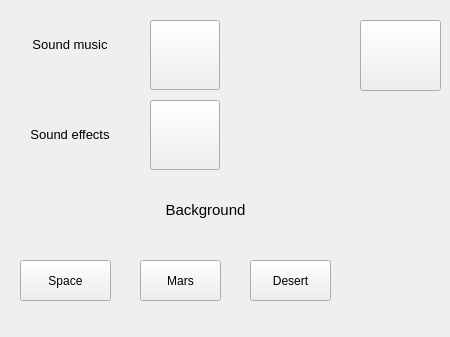
<?xml version="1.0" encoding="UTF-8"?>
<ui version="4.0">
 <class>Settings</class>
 <widget class="QWidget" name="Settings">
  <property name="geometry">
   <rect>
    <x>0</x>
    <y>0</y>
    <width>450</width>
    <height>337</height>
   </rect>
  </property>
  <property name="windowTitle">
   <string>SETTINGS</string>
  </property>
  <widget class="QLabel" name="sound_label">
   <property name="geometry">
    <rect>
     <x>0</x>
     <y>0</y>
     <width>140</width>
     <height>90</height>
    </rect>
   </property>
   <property name="text">
    <string>&lt;html&gt;&lt;head/&gt;&lt;body&gt;&lt;p align=&quot;center&quot;&gt;&lt;span style=&quot; font-size:10pt;&quot;&gt;Sound music&lt;/span&gt;&lt;/p&gt;&lt;/body&gt;&lt;/html&gt;</string>
   </property>
  </widget>
  <widget class="QPushButton" name="sound_bottom">
   <property name="geometry">
    <rect>
     <x>150</x>
     <y>20</y>
     <width>70</width>
     <height>70</height>
    </rect>
   </property>
   <property name="text">
    <string/>
   </property>
  </widget>
  <widget class="QPushButton" name="exit_bottom">
   <property name="geometry">
    <rect>
     <x>360</x>
     <y>20</y>
     <width>81</width>
     <height>71</height>
    </rect>
   </property>
   <property name="text">
    <string/>
   </property>
  </widget>
  <widget class="QLabel" name="Background_label">
   <property name="geometry">
    <rect>
     <x>110</x>
     <y>180</y>
     <width>191</width>
     <height>61</height>
    </rect>
   </property>
   <property name="text">
    <string>&lt;html&gt;&lt;head/&gt;&lt;body&gt;&lt;p align=&quot;center&quot;&gt;&lt;span style=&quot; font-size:11pt;&quot;&gt;Background&lt;/span&gt;&lt;/p&gt;&lt;/body&gt;&lt;/html&gt;</string>
   </property>
  </widget>
  <widget class="QPushButton" name="pushButton">
   <property name="geometry">
    <rect>
     <x>20</x>
     <y>260</y>
     <width>91</width>
     <height>41</height>
    </rect>
   </property>
   <property name="text">
    <string>Space</string>
   </property>
  </widget>
  <widget class="QPushButton" name="pushButton_2">
   <property name="geometry">
    <rect>
     <x>140</x>
     <y>260</y>
     <width>81</width>
     <height>41</height>
    </rect>
   </property>
   <property name="text">
    <string>Mars</string>
   </property>
  </widget>
  <widget class="QPushButton" name="pushButton_3">
   <property name="geometry">
    <rect>
     <x>250</x>
     <y>260</y>
     <width>81</width>
     <height>41</height>
    </rect>
   </property>
   <property name="text">
    <string>Desert</string>
   </property>
  </widget>
  <widget class="QPushButton" name="pushButton_4">
   <property name="geometry">
    <rect>
     <x>150</x>
     <y>100</y>
     <width>70</width>
     <height>70</height>
    </rect>
   </property>
   <property name="text">
    <string/>
   </property>
  </widget>
  <widget class="QLabel" name="label">
   <property name="geometry">
    <rect>
     <x>0</x>
     <y>90</y>
     <width>140</width>
     <height>90</height>
    </rect>
   </property>
   <property name="text">
    <string>&lt;html&gt;&lt;head/&gt;&lt;body&gt;&lt;p align=&quot;center&quot;&gt;&lt;span style=&quot; font-size:10pt;&quot;&gt;Sound effects&lt;/span&gt;&lt;/p&gt;&lt;/body&gt;&lt;/html&gt;</string>
   </property>
  </widget>
 </widget>
 <resources/>
 <connections/>
</ui>
